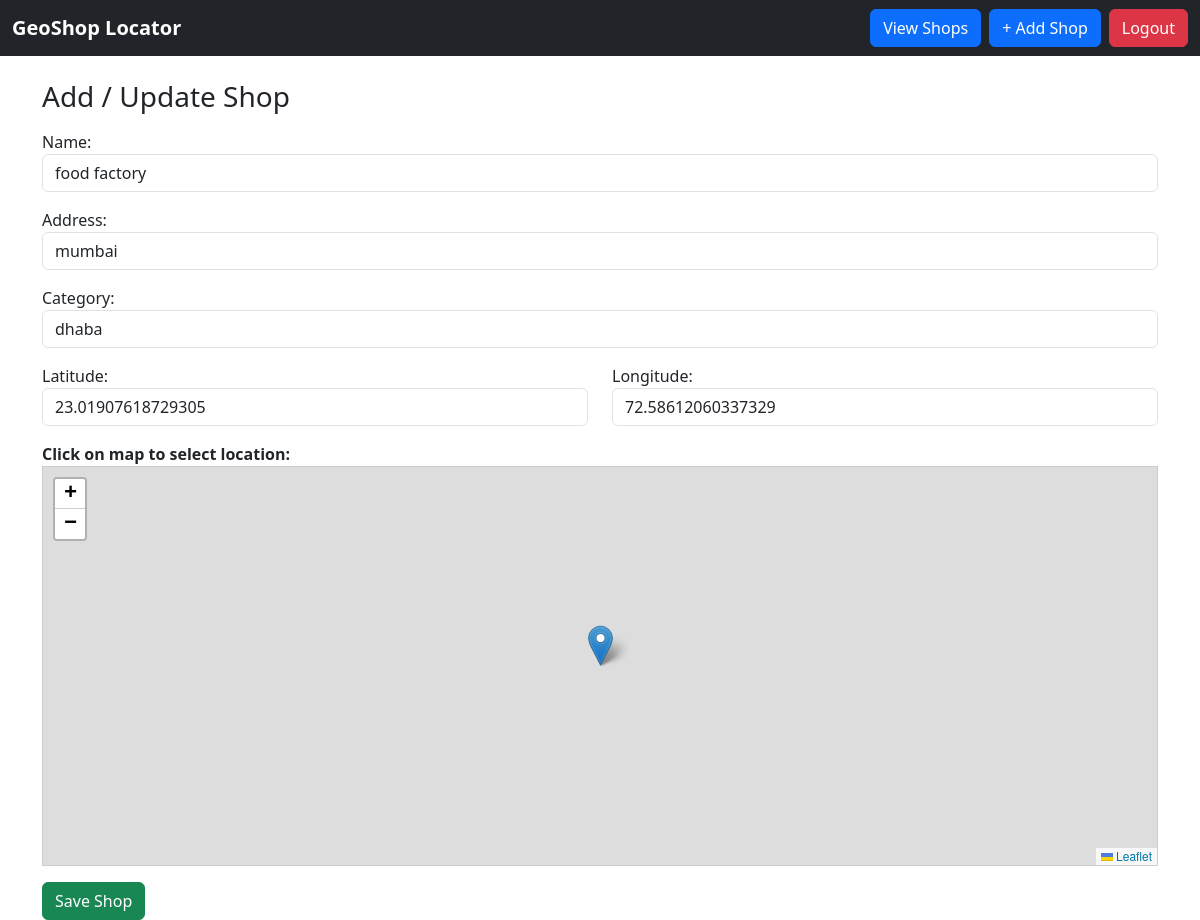
The app's page /update/3/ (signed in) with its own data.
### shop/models.py (models this page shows, shortened)
class Shop(models.Model):
    owner = models.ForeignKey(User, on_delete=models.CASCADE)
    name = models.CharField(max_length=200)
    address = models.CharField(max_length=250)
    category = models.CharField(max_length=100)
    latitude = models.FloatField()
    longitude = models.FloatField()

### shop/views.py (the view)
# urls.py: path("update/<int:pk>/", update_shop, name="update_shop"),
@login_required
def update_shop(request, pk):
    shop = get_object_or_404(Shop, pk=pk, owner=request.user)
    if request.method == "POST":
        form = ShopForm(request.POST, instance=shop)
        if form.is_valid():
            form.save()
            return redirect("shop_map")
    else:
        form = ShopForm(instance=shop)
    return render(request, "shop_form.html", {"form": form})

### shop/forms.py
class ShopForm(forms.ModelForm):
    class Meta:
        model = Shop
        fields = ['name', 'address', 'category', 'latitude', 'longitude']
        widgets = {
            'name': forms.TextInput(attrs={
                'class': 'form-control',
                'placeholder': 'Enter shop name'
            }),
            'address': forms.TextInput(attrs={
                'class': 'form-control',
                'placeholder': 'Enter full address'
            }),
            'category': forms.TextInput(attrs={
                'class': 'form-control',
                'placeholder': 'E.g., Medical, Restaurant, Clothing'
            }),
            'latitude': forms.NumberInput(attrs={
                'class': 'form-control',
                'step': '0.000001',
                'placeholder': 'Click on map to auto-fill'
            }),
            'longitude': forms.NumberInput(attrs={
                'class': 'form-control',
                'step': '0.000001',
                'placeholder': 'Click on map to auto-fill'
            }),
        }

### shop/templates/shop_form.html (shortened to what this page needs)
{% extends "base.html" %}
{% block content %}
<h3>Add / Update Shop</h3>
<form method="POST" class="mt-3">
    <div class="mb-3">
        {{ form.name.label_tag }}
        {{ form.name }}
    </div>
    <div class="mb-3">
        {{ form.address.label_tag }}
        {{ form.address }}
    </div>
    <div class="mb-3">
        {{ form.category.label_tag }}
        {{ form.category }}
    </div>
    <div class="row mb-3">
        <div class="col-md-6">
            {{ form.latitude.label_tag }}
            {{ form.latitude }}
        </div>
        <div class="col-md-6">
            {{ form.longitude.label_tag }}
            {{ form.longitude }}
        </div>
    </div>
    <label class="fw-bold">Click on map to select location:</label>
    <div id="map" style="height: 400px; border: 1px solid #ccc;"></div>
    <button class="btn btn-success mt-3">Save Shop</button>
</form>
{% endblock %}

### shop/templates/base.html (style rules this page uses)
#map { height: 600px; width: 100%; }

### records on screen
Shop: name "food factory", address "mumbai", category "dhaba", latitude "23.01907618729305", longitude "72.58612060337329"
